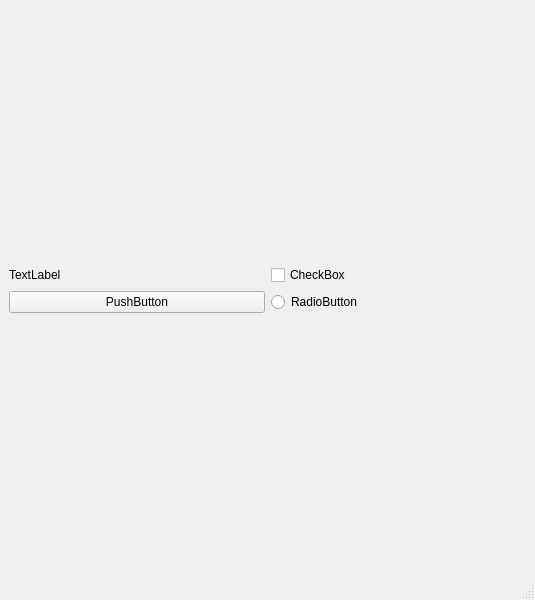
<?xml version="1.0" encoding="UTF-8"?>
<ui version="4.0">
 <class>MainWindow</class>
 <widget class="QMainWindow" name="MainWindow">
  <property name="geometry">
   <rect>
    <x>0</x>
    <y>0</y>
    <width>535</width>
    <height>600</height>
   </rect>
  </property>
  <property name="windowTitle">
   <string>MainWindow</string>
  </property>
  <widget class="QWidget" name="centralwidget">
   <layout class="QVBoxLayout" name="verticalLayout_2">
    <item>
     <layout class="QVBoxLayout" name="verticalLayout">
      <item>
       <layout class="QHBoxLayout" name="horizontalLayout">
        <item>
         <widget class="QLabel" name="label">
          <property name="text">
           <string>TextLabel</string>
          </property>
         </widget>
        </item>
        <item>
         <widget class="QCheckBox" name="checkBox">
          <property name="text">
           <string>CheckBox</string>
          </property>
         </widget>
        </item>
       </layout>
      </item>
      <item>
       <layout class="QHBoxLayout" name="horizontalLayout_2">
        <item>
         <widget class="QPushButton" name="pushButton">
          <property name="text">
           <string>PushButton</string>
          </property>
         </widget>
        </item>
        <item>
         <widget class="QRadioButton" name="radioButton">
          <property name="text">
           <string>RadioButton</string>
          </property>
         </widget>
        </item>
       </layout>
      </item>
     </layout>
    </item>
   </layout>
  </widget>
  <widget class="QMenuBar" name="menubar">
   <property name="geometry">
    <rect>
     <x>0</x>
     <y>0</y>
     <width>535</width>
     <height>19</height>
    </rect>
   </property>
  </widget>
  <widget class="QStatusBar" name="statusbar"/>
 </widget>
 <resources/>
 <connections/>
</ui>
